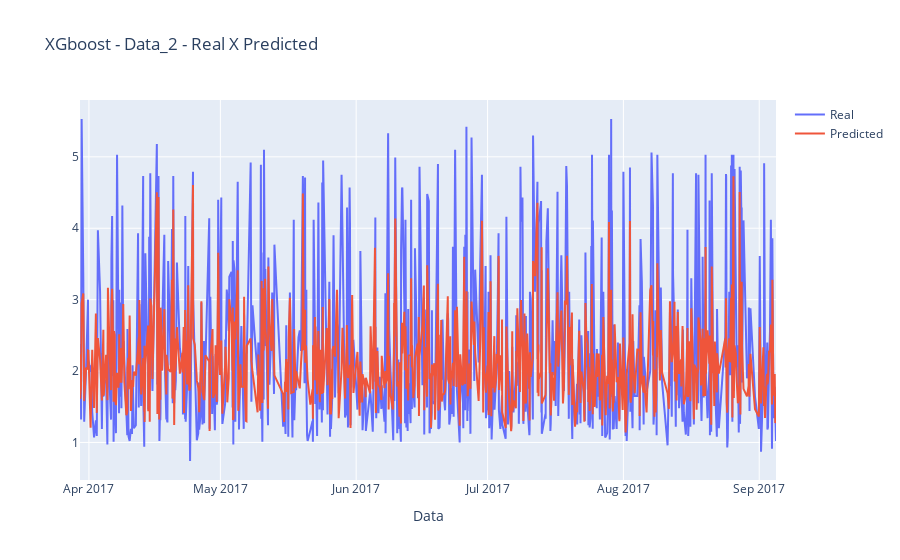

The notebook cell saved with this chart:
### Code cell
fig_model = go.Figure()

# Add traces
fig_model.add_trace(
    go.Scatter(x=f2_boost.index.sort_values(), y=f2_boost['Actual'], name="Real", mode='lines')
)

fig_model.add_trace(
    go.Scatter(x=f2_boost.index.sort_values(), y=f2_boost['Predicted'], name="Predicted", mode='lines')
)

# Add figure title
fig_model.update_layout(
    title_text="XGboost - Data_2 - Real X Predicted"
)
# Set x-axis title
fig_model.update_xaxes(title_text="Data")
fig_model.show()

### Figure 1 — Plotly figure (JSON) as saved in the notebook; plotly's stock layout.template omitted (floating-point values rounded to 4 significant figures; data arrays with more than 128 entries replaced by an {"elided": "..."} marker saying what was removed)
{"data": [{"mode": "lines", "name": "Real", "type": "scatter", "x": {"elided": "765 str values"}, "y": {"elided": "765 float values"}}, {"mode": "lines", "name": "Predicted", "type": "scatter", "x": {"elided": "765 str values"}, "y": {"elided": "765 float values"}}], "layout": {"title": {"text": "XGboost - Data_2 - Real X Predicted"}, "xaxis": {"title": {"text": "Data"}}}}
